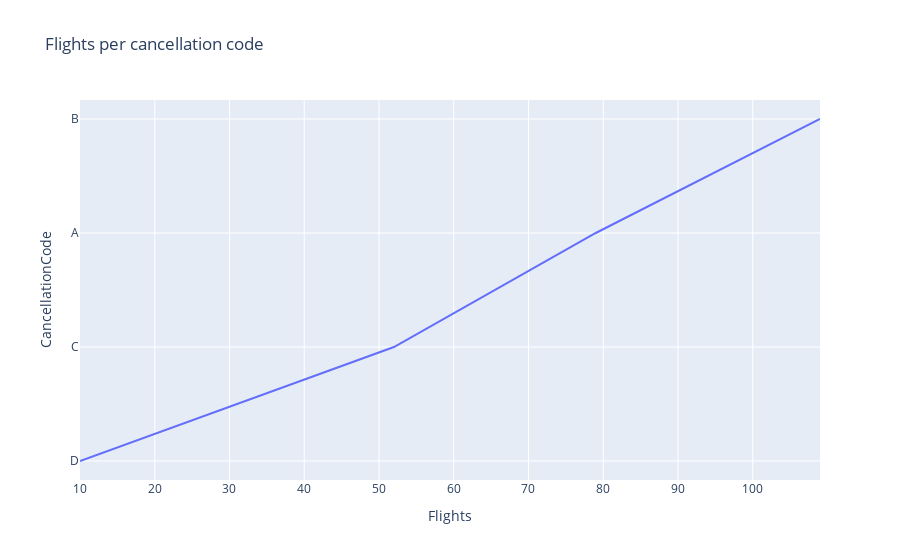

The notebook cell this image was saved under:
### Code cell
plt.figure(figsize=(10,5))

line_data=df2.groupby(['CancellationCode'])['Flights'].sum().sort_values(ascending=True).reset_index()
fig=px.line(line_data,x='Flights',y='CancellationCode',title='Flights per cancellation code')

fig.show()

### Figure 1 — Plotly figure (JSON) as saved in the notebook; plotly's stock layout.template omitted (floating-point values rounded to 4 significant figures)
{"data": [{"hovertemplate": "Flights=%{x}<br>CancellationCode=%{y}<extra></extra>", "legendgroup": "", "line": {"color": "#636efa", "dash": "solid"}, "marker": {"symbol": "circle"}, "mode": "lines", "name": "", "orientation": "h", "showlegend": false, "type": "scatter", "x": [10, 52, 79, 109], "xaxis": "x", "y": ["D", "C", "A", "B"], "yaxis": "y"}], "layout": {"autosize": true, "legend": {"tracegroupgap": 0}, "title": {"text": "Flights per cancellation code"}, "xaxis": {"anchor": "y", "autorange": true, "domain": [0, 1], "range": [10, 109], "title": {"text": "Flights"}, "type": "linear"}, "yaxis": {"anchor": "x", "autorange": true, "domain": [0, 1], "range": [-0.1667, 3.167], "title": {"text": "CancellationCode"}, "type": "category"}}}
